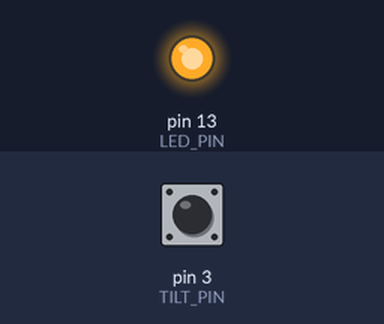
Bench run of a sketch on a simulated Arduino Uno, built with avr-gcc and run on an emulated ATmega328P. Shown: output pins drawn as LEDs (lit = HIGH). Inputs (shaded band) come from the test bench; at power-on: pin 3 (TILT_PIN) HIGH. What the sketch prints to the serial monitor is not drawn.

Above: at 1.2 s.
1.3 s: pin 3 (TILT_PIN) pulsed LOW 5 times (0.12 s each, 0.3 s apart)
At 2.3 s:
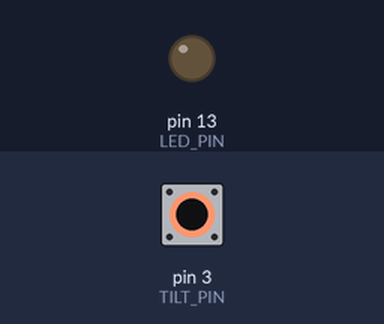
Timing chart, 0 to 4.3 s (numbered marks = the images above; inputs shaded):
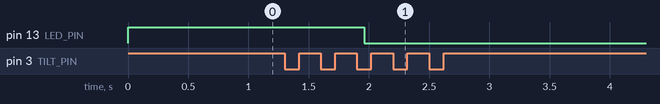

Measured:
- after the input at 1.3 s, pin 13 (LED_PIN): HIGH → LOW after 0.66 s

The sketch:

Tilt1.ino
```cpp
//Constants for where the arduino pins are
#define TILT_PIN 3
#define LED_PIN 13

//Variables
int reading;                // the current reading from the input pin
int lastTiltState = LOW;    // the lastTiltState reading from the input pin
int counter;                // finds out how many turns the bin has done
int switchState;            // tells you if the switch is up or down
bool sent;                  // tells you if the counter has been incremented

// the follow variables are long's because the lastEvent, measured in miliseconds,
// will quickly become a bigger number than can be stored in an int.
unsigned long lastEvent = 0;  // the last time the output pin was toggled
long debounce = 50;           // the debounce time, increase if the output flickers


//Runs once
void setup()
{
  Serial.begin(115200);             //A set baud rate
  Serial.println("Start");

  pinMode(TILT_PIN, INPUT_PULLUP);
  pinMode(LED_PIN, OUTPUT);
}//End setup


//Runs continuously
void loop()
{
  getTilt();    //Calls the tilt function

  //ctrl+shift+m opens serial monitor where the variables can be viewed
  Serial.println("***************");
  Serial.print("Tilt State: "); Serial.println(switchState);
  Serial.print("Message Sent: "); Serial.println(sent);
  Serial.print("Counter: "); Serial.println(counter);

  //Stops the motor/LED after 3 cycles
  //***********************************************************************
  int cycles = 3;
  if(counter > cycles)
  {
    digitalWrite(LED_PIN, LOW);   //LED off
  }
  else
  {
    digitalWrite(LED_PIN, HIGH);  //LED on
  }
  //**********************************************************************
}//end loop


//Reads the values of the tiltSensor
int getTilt()
{
  int takeReading;
  reading = digitalRead(TILT_PIN);      //assigns the value of the tilt sensor to a variable

  // If the switch changed, due to bounce or pressing...
  if (reading != lastTiltState)
  {
    // reset the debouncing lastEventr
    lastEvent = millis();
  }

  if ((millis() - lastEvent) > debounce)
  {
    // whatever the switch is at, its been there for a long lastEvent
    // so lets settle on it!
    switchState = reading;

    if (switchState == LOW)
    {
      takeReading = 1;
//      digitalWrite(LED_PIN, HIGH);  //Turns LED on if tilt sensor up
    }
    else
    {
      takeReading = 0;
//      digitalWrite(LED_PIN, LOW);   //Turns LED off if tilt sensor down

      //
      sent = false;
    }
  }

  // Save the last reading so we keep a running tally
  lastTiltState = reading;

  //Checks if tilt sensor is up and the message has not been sent
  //*********************************************************
    if (switchState == LOW && !sent)
    {
      //Adds 1 to the counter and sets sent to true
      counter++;
      sent = true;
    }
  //**********************************************************

  return takeReading;
}//end getTilt
```
